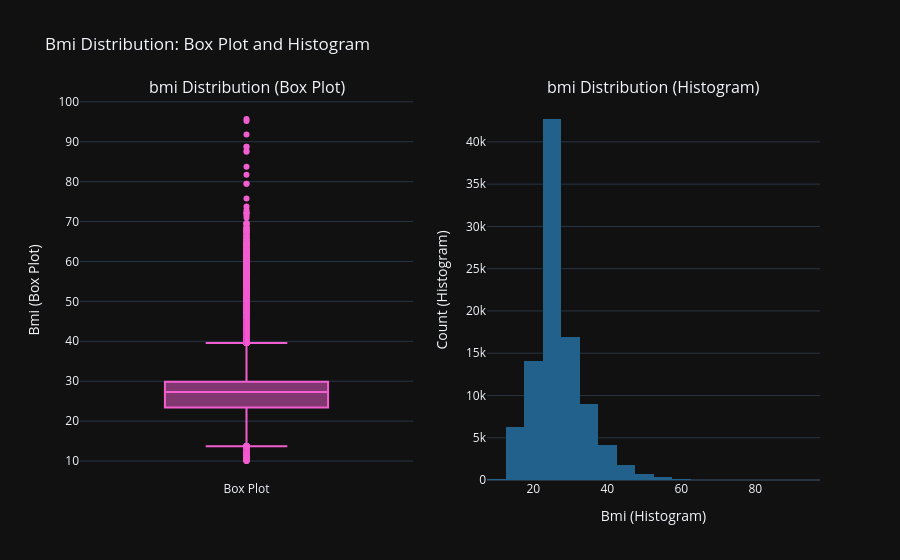

The notebook cell this image was saved under:
### Code cell
#Let's make a subplot to the bmi column 
fig = make_subplots(rows=1, cols=2, subplot_titles=["bmi Distribution (Box Plot)", "bmi Distribution (Histogram)"])

fig.add_trace(
    go.Box(y=df['bmi'], name="Box Plot", marker_color=colors[1]),
    row=1, col=1
)

fig.add_trace(
    go.Histogram(x=df['bmi'], nbinsx=20, name="Histogram", marker_color=colors[5]),
    row=1, col=2
)

fig.update_layout(
    title="Bmi Distribution: Box Plot and Histogram",
    template="plotly_dark",
    showlegend=False
)

fig.update_xaxes(title_text="Bmi (Histogram)", row=1, col=2)
fig.update_yaxes(title_text="Count (Histogram)", row=1, col=2)
fig.update_yaxes(title_text="Bmi (Box Plot)", row=1, col=1)

fig.show()

### Figure 1 — Plotly figure (JSON) as saved in the notebook; plotly's stock layout.template omitted (floating-point values rounded to 4 significant figures; data arrays with more than 128 entries replaced by an {"elided": "..."} marker saying what was removed)
{"data": [{"marker": {"color": "#f25ed0"}, "name": "Box Plot", "type": "box", "xaxis": "x", "y": {"elided": "96146 float values"}, "yaxis": "y"}, {"marker": {"color": "#21618C "}, "name": "Histogram", "nbinsx": 20, "type": "histogram", "x": {"elided": "96146 float values"}, "xaxis": "x2", "yaxis": "y2"}], "layout": {"annotations": [{"font": {"size": 16}, "showarrow": false, "text": "bmi Distribution (Box Plot)", "x": 0.225, "xanchor": "center", "xref": "paper", "y": 1, "yanchor": "bottom", "yref": "paper"}, {"font": {"size": 16}, "showarrow": false, "text": "bmi Distribution (Histogram)", "x": 0.775, "xanchor": "center", "xref": "paper", "y": 1, "yanchor": "bottom", "yref": "paper"}], "showlegend": false, "title": {"text": "Bmi Distribution: Box Plot and Histogram"}, "xaxis": {"anchor": "y", "domain": [0, 0.45]}, "xaxis2": {"anchor": "y2", "domain": [0.55, 1], "title": {"text": "Bmi (Histogram)"}}, "yaxis": {"anchor": "x", "domain": [0, 1], "title": {"text": "Bmi (Box Plot)"}}, "yaxis2": {"anchor": "x2", "domain": [0, 1], "title": {"text": "Count (Histogram)"}}}}
